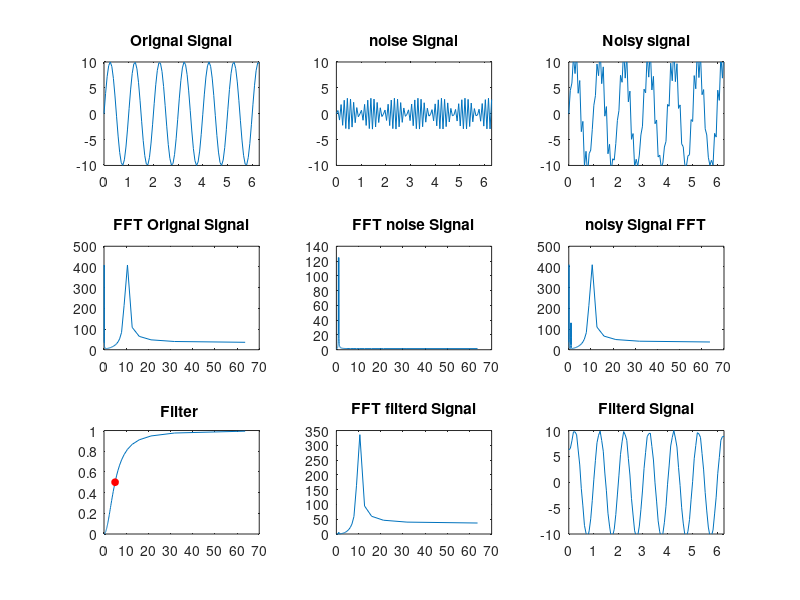

Recreate this plot in MATLAB.
%4. 1st order analog high pass filter
%
% Filter
%
clear;clc;close all;
%% load data
n=100;
A=10;
t = linspace(0,2*pi,n);
 
fm=1;
s = A*sin(2*pi*fm*t);   % sampling frequency sould be more than 4kHz
 
 
[r,n]=size(s);
 
%% add noise
nois = 0.3*A*sin(2*pi*1000*t);
 
% nois = wgn(1,n,0);
sn = s + nois;
 
%% define filter and filter params
 
w = linspace(0,.99*pi,n);
ohm=tan(w/2);
ohmc=5;
Ac = 3;      % Ac value close to 3 gives Gcsq = 0.5
Gc = 10^(-Ac/20);
Gcsq = Gc.^2;
alph = ohmc.*sqrt(1-Gcsq)./sqrt(Gcsq);
S=1i*ohm;
Hw = S./(S + alph);
 
 
%% FFT os signals and filter implementation
 
snfft = ((fft(sn)));
 
sfft = ((fft(s)));
noisfft = ((fft(nois)));
filtrdfft = snfft.*abs(Hw).^2;
filtrd_rec = ifft((filtrdfft));
 
 
figure;
subplot(331);
plot(t,s);title('Orignal Signal');axis([0 t(end) -A A]);
subplot(332);
plot(t,nois);title('noise Signal');axis([0 t(end) -A A]);
subplot(333);
plot(t,sn);title('Noisy signal');axis([0 t(end) -A A]);
subplot(334);
plot(ohm,(abs((fft(s)))));title('FFT Orignal Signal');
subplot(335);
plot(ohm,(abs((fft(nois)))));title('FFT noise Signal');
subplot(336);
plot(ohm,(abs((snfft))));title('noisy Signal FFT');
subplot(337);
plot(ohm,abs(Hw).^2);title('Filter ');
Hwc = interp1(ohm,Hw,ohmc);
hold on; plot(ohmc,abs(Hwc).^2,'ro','markerfacecolor','r','markersize',5);
 
subplot(338);
plot(ohm,abs(filtrdfft));title('FFT filterd Signal');
subplot(339);
 
m = max(s);
recA = max(real(filtrd_rec));
plot(t,m*real(filtrd_rec)./recA);title('Filterd Signal');axis([0 t(end) -A A]);
 
